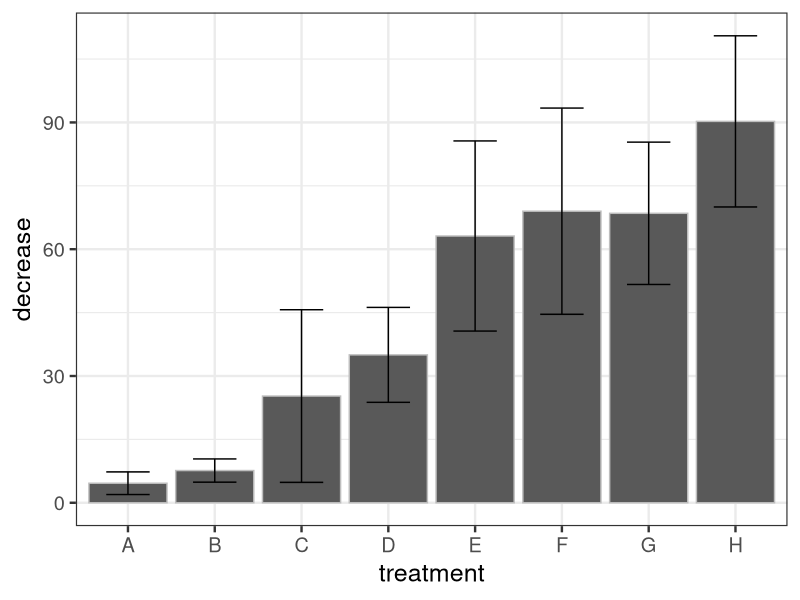
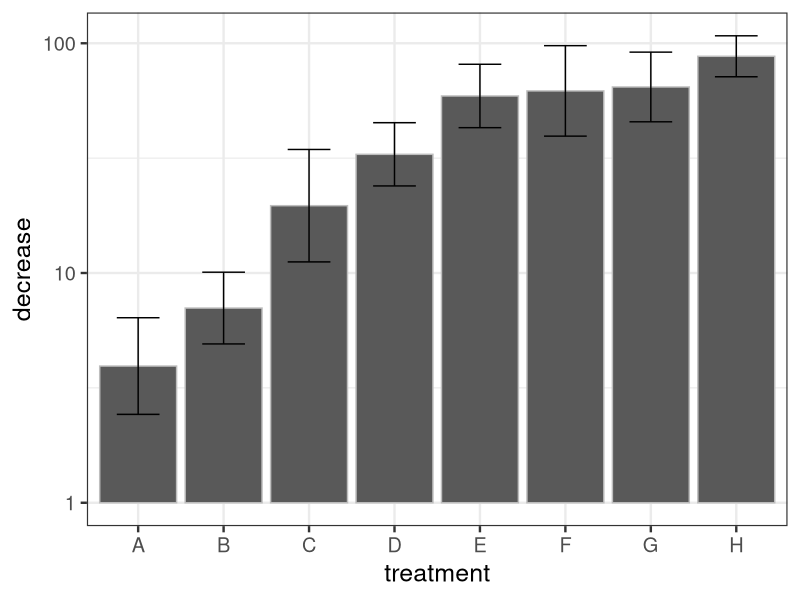
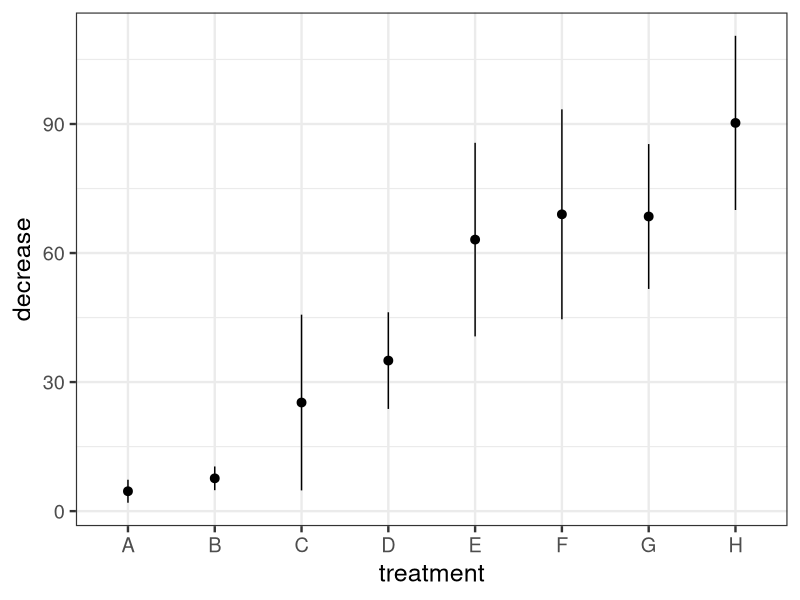
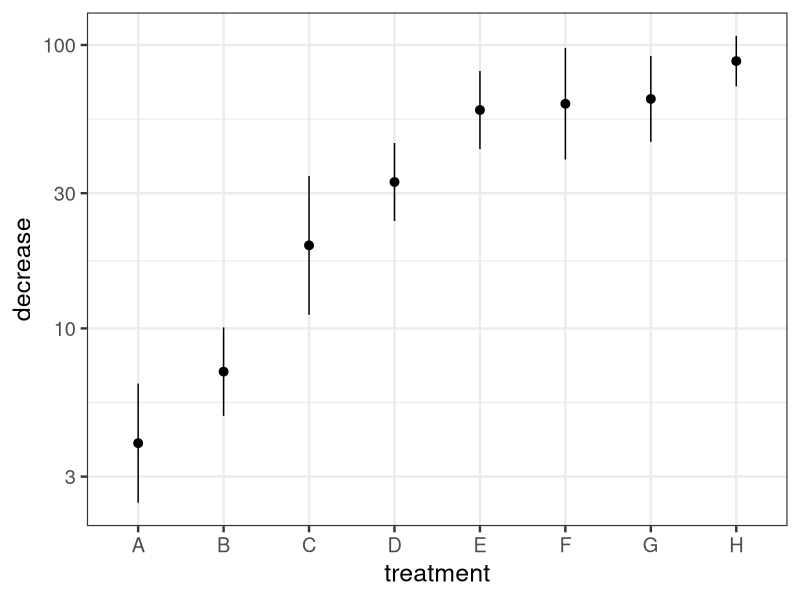
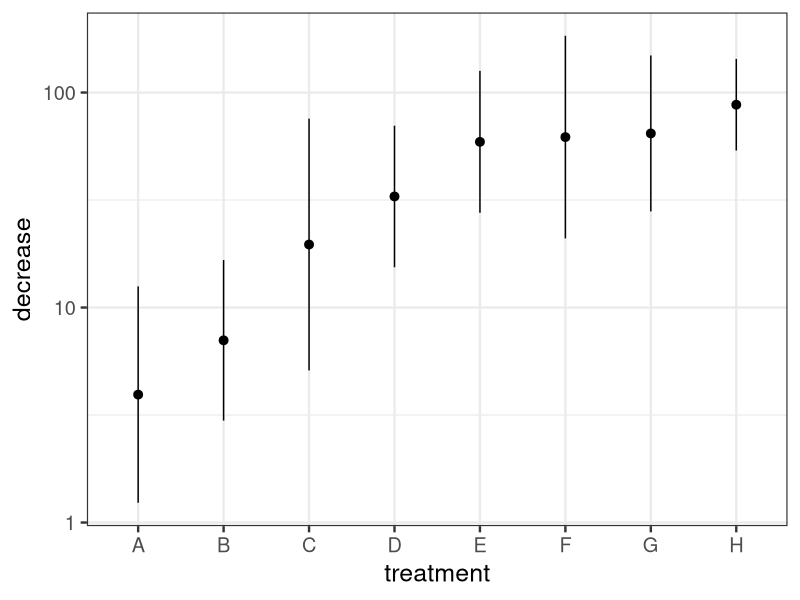
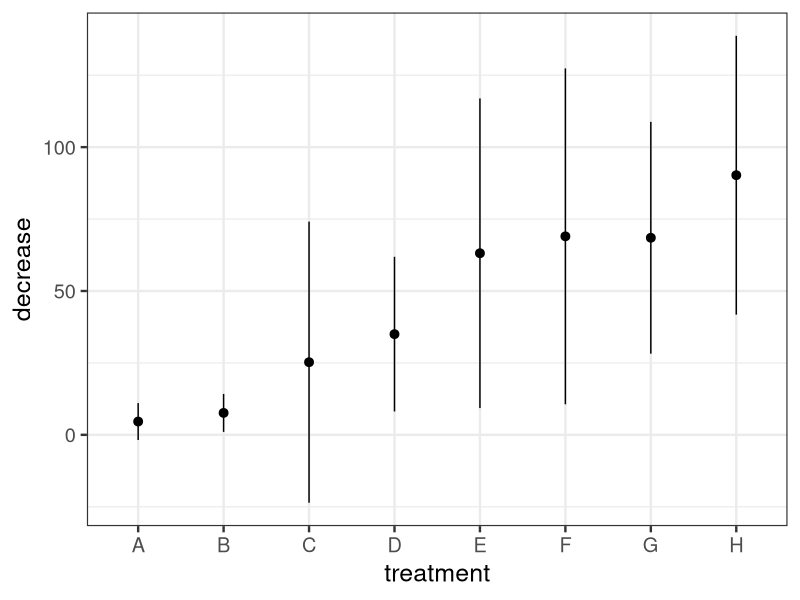
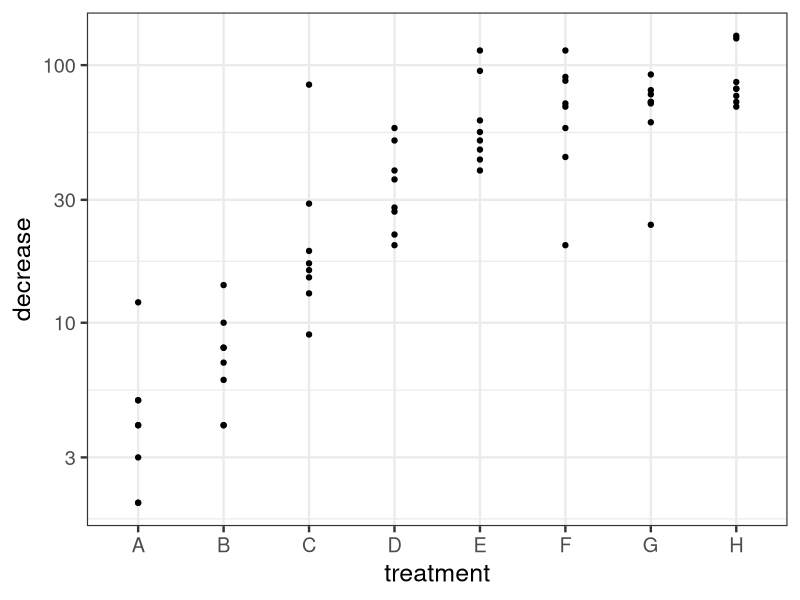
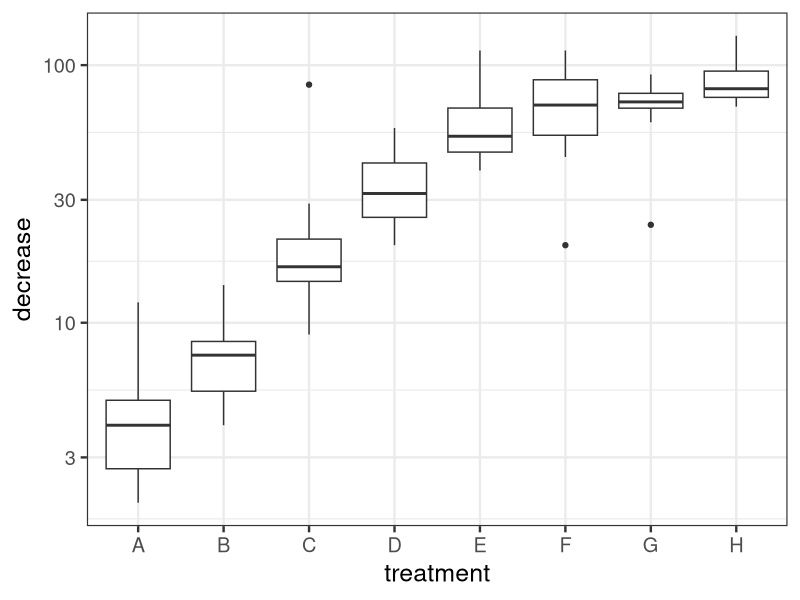

These charts were generated, in order, by the following R code:
library(ggplot2)
theme_set(theme_bw(base_size=18))

library(Hmisc)

data("OrchardSprays")
base <- ggplot(OrchardSprays,aes(x=treatment,y=decrease))
lbase <- base +  scale_y_log10()

## Bar charts, lin and log
print(bar <- base
    +  stat_summary(fun.data=mean_cl_normal,geom="bar",colour="gray")
    +  stat_summary(fun.data=mean_cl_normal,geom="errorbar",width=0.5)
)

print(bar +  scale_y_log10())

## pointrange is similar to error bar; these are are the non-dynamite analogues of the above
print(base 
	+ stat_summary(fun.data=mean_cl_normal,geom="pointrange")
)

print(lbase 
	+ stat_summary(fun.data=mean_cl_normal,geom="pointrange")
)

## Now we have just sds, I guess
print(lbase 
	+ stat_summary(fun.data=mean_sdl,geom="pointrange")
)

print(base 
	+ stat_summary(fun.data=mean_sdl,geom="pointrange")
)

print(lbase + geom_point())
print(lbase + geom_boxplot())
print(lbase + geom_violin())

## Old idea, oldly suppressed as well
## Hybrid of data and inference; is it good?
##print(lrange + geom_point(color="blue", alpha=0.3))
